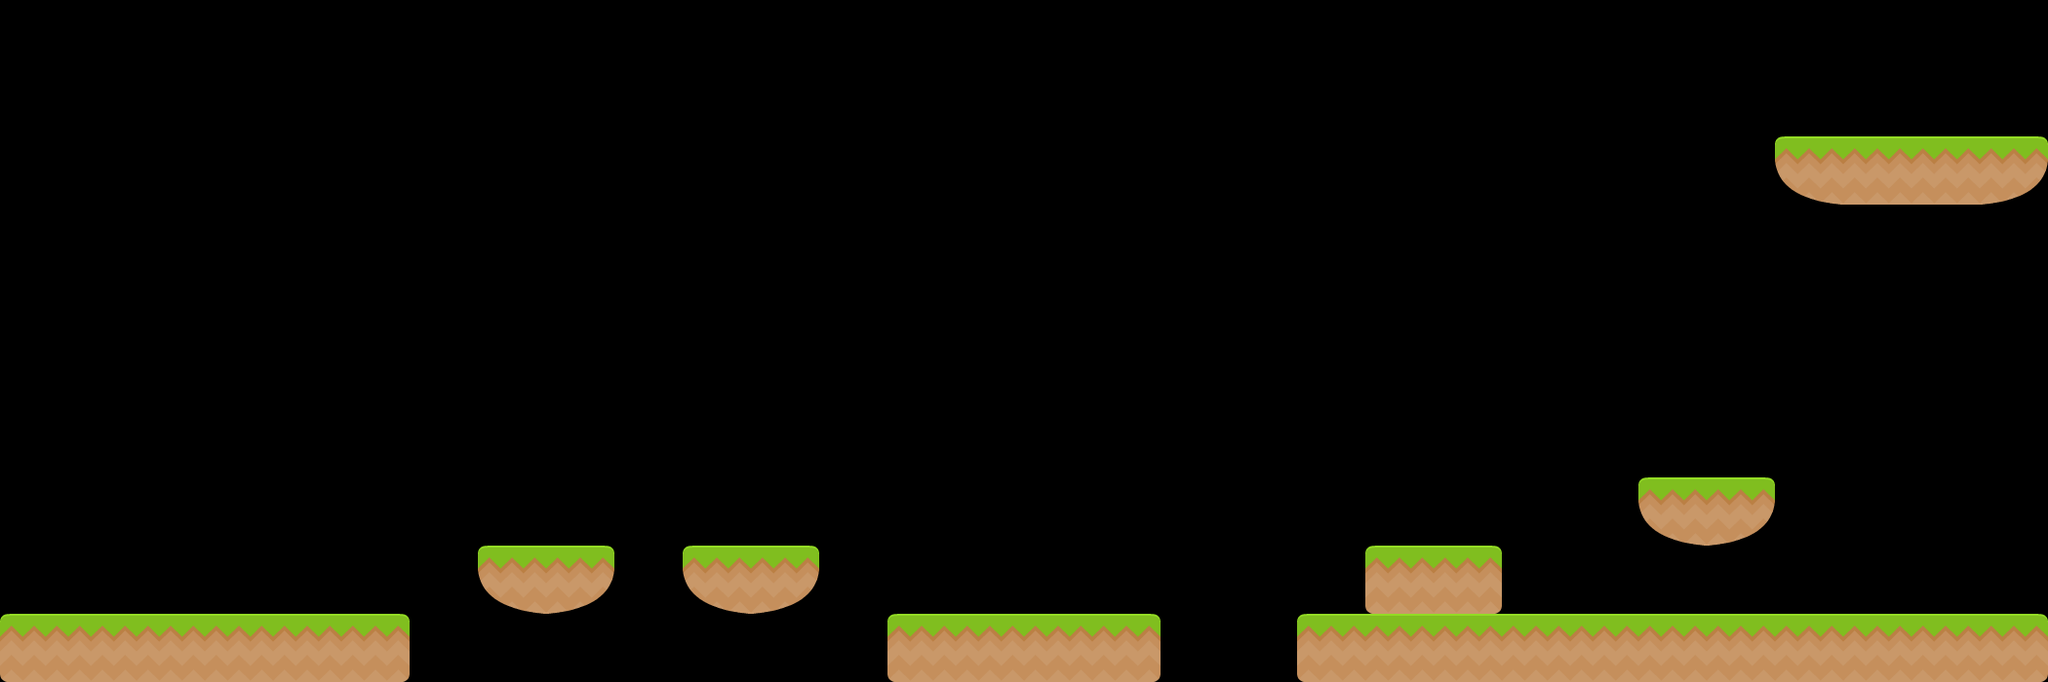

The image is a tile-based game level rendered from a .tmx file. Its description and complete source (layers, tilesets, objects, tile grids) follow:
An orthogonal 30x10 tile map with 70x70 px tiles, 1 tile layer (Tile Layer 1) and 15 objects (8x platform, 2x portal, exitSign, doorBot, doorTop, ...).

<map version="1.2" tiledversion="1.2.3" orientation="orthogonal" renderorder="right-down" width="30" height="10" tilewidth="70" tileheight="70" infinite="0" nextlayerid="3" nextobjectid="28">
 <properties>
  <property name="star1time" type="float" value="17" />
 </properties>
 <tileset firstgid="1" name="tiles_spritesheet" tilewidth="70" tileheight="70" spacing="2" tilecount="156" columns="12">
  <image source="tiles_spritesheet.png" width="914" height="936" />
 </tileset>
 <layer id="1" name="Tile Layer 1" width="30" height="10">
  <data encoding="csv">
0,0,0,0,0,0,0,0,0,0,0,0,0,0,0,0,0,0,0,0,0,0,0,0,0,0,0,0,0,0,
0,0,0,0,0,0,0,0,0,0,0,0,0,0,0,0,0,0,0,0,0,0,0,0,0,0,0,0,0,0,
0,0,0,0,0,0,0,0,0,0,0,0,0,0,0,0,0,0,0,0,0,0,0,0,0,0,129,104,104,105,
0,0,0,0,0,0,0,0,0,0,0,0,0,0,0,0,0,0,0,0,0,0,0,0,0,0,0,0,0,0,
0,0,0,0,0,0,0,0,0,0,0,0,0,0,0,0,0,0,0,0,0,0,0,0,0,0,0,0,0,0,
0,0,0,0,0,0,0,0,0,0,0,0,0,0,0,0,0,0,0,0,0,0,0,0,0,0,0,0,0,0,
0,0,0,0,0,0,0,0,0,0,0,0,0,0,0,0,0,0,0,0,0,0,0,0,0,0,0,0,0,0,
0,0,0,0,0,0,0,0,0,0,0,0,0,0,0,0,0,0,0,0,0,0,0,0,129,105,0,0,0,0,
0,0,0,0,0,0,0,129,105,0,129,105,0,0,0,0,0,0,0,0,116,92,0,0,0,0,0,0,0,0,
116,104,104,104,104,92,0,0,0,0,0,0,0,116,104,104,92,0,0,116,104,104,104,104,104,104,104,104,104,92
</data>
 </layer>
 <objectgroup id="2" name="Object Layer 1">
  <object id="1" type="exitSign" gid="65" x="1960" y="140" width="70" height="70" />
  <object id="3" type="doorBot" gid="58" x="2030" y="140" width="70" height="70" />
  <object id="4" type="doorTop" gid="46" x="2030" y="70" width="70" height="70" />
  <object id="10" type="button" x="980" y="560">
   <point />
  </object>
  <object id="14" type="platform" x="490" y="560" width="140" height="70" />
  <object id="15" type="platform" x="700" y="560" width="140" height="70" />
  <object id="16" type="platform" x="1330" y="630" width="770" height="70" />
  <object id="18" type="platform" x="0" y="630" width="420" height="70" />
  <object id="19" type="platform" x="1820" y="140" width="280" height="70" />
  <object id="21" type="portal" gid="98" x="1820" y="140" width="70" height="70" />
  <object id="22" type="portal" gid="98" x="2030" y="630" width="70" height="70" />
  <object id="23" type="platform" x="910" y="630" width="280" height="70" />
  <object id="24" type="platform" x="1400" y="560" width="140" height="70" />
  <object id="25" type="platform" x="1680" y="490" width="140" height="70" />
  <object id="27" type="messagePrompt" x="1820" y="420" width="210" height="210">
   <properties>
    <property name="message" value="Portals are used to teleport the player between them!" />
   </properties>
  </object>
 </objectgroup>
</map>
